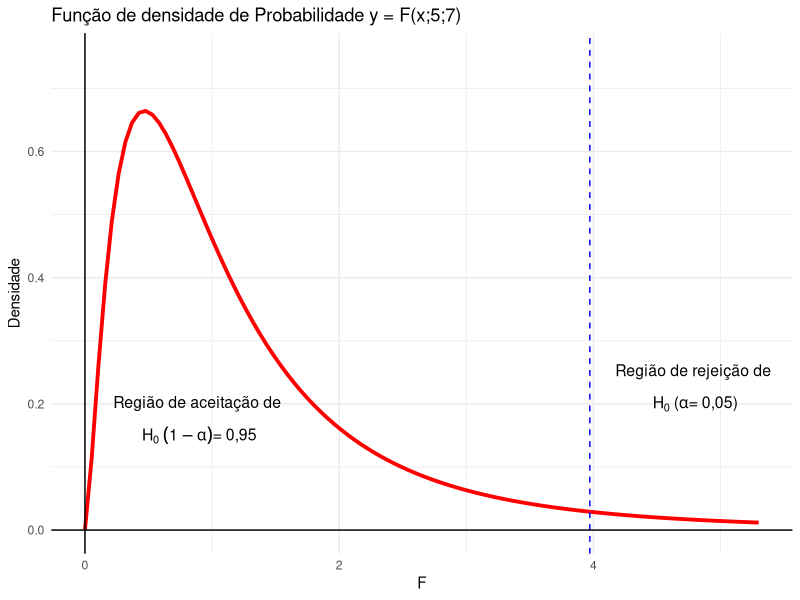

Reproduce this figure in R.
## ---- chunk 1
require(kableExtra)
df<-data.frame(CV=c("Tratamentos","Resíduo","Total"),
               GL=c("4","20","24"))
names(df) <- c("Causas de Variação", "G.L.")
kable(df) %>% 
  kable_styling(bootstrap_options = "basic", full_width = FALSE) %>% 
  row_spec(c(3),bold=TRUE)
## ---- chunk 2
df<-data.frame(CV=c("Tratamentos","Blocos","Resíduo","Total"),
               GL=c("4","4","16","24"))
names(df) <- c("Causas de Variação", "G.L.")
kable(df) %>% 
  kable_styling(bootstrap_options = "basic", full_width = FALSE) %>% 
  row_spec(c(4),bold=TRUE)
## ---- chunk 3
df<-data.frame(CV=c("Tratamentos","Linhas","Colunas","Resíduo","Total"),
               GL=c("4","4","4","12","24"))
names(df) <- c("Causas de Variação", "G.L.")
kable(df) %>% 
  kable_styling(bootstrap_options = "basic", full_width = FALSE) %>% 
  row_spec(c(5),bold=TRUE)
## ---- chunk 4
require(tidyverse)
data.frame(x=0,y=1) %>% 
  ggplot(aes(x=x,y=y)) + 
  stat_function(fun = function(.x) df(.x,5,7),lwd=1.3,col="red")+
  xlim(0,5.3)+ ylim(0,.75)+
  geom_vline(xintercept = qf(0.95,5,7),col="blue",lty=2) +theme_minimal()+
  geom_vline(xintercept = 0)+geom_hline(yintercept = 0)+
  labs(y="Densidade",x="F", title = "Função de densidade de Probabilidade y = F(x;5;7)")+
  annotate('text', label = expression(paste("Região de aceitação de ")), x = .9, y = .20,size=4)+
  annotate('text', label = expression(paste(H[0]," ",(1 - alpha),"= 0,95")), x = .9, y = .15,size=4)+
  annotate('text', label = expression("Região de rejeição de "), x = 4.8, y = 0.25,size=4)+
  annotate('text', label = expression(paste(H[0]," (",alpha,"= 0,05)")), x = 4.8, y = 0.20,size=4)
## ---- chunk 5
df<-data.frame(CV=c("Tratamentos","Blocos","Resíduo","Total"),
               GL=c("5","3","15","23"),
               SQ =c("37,59","58,22","28,58","124,39"),
               QM = c("7,52","19,41","1,91",""),
               Fs=c("3,94*","10,16**","",""))
names(df) <- c("Causas de Variação", "GL", "SQ","QM","F")
kable(df) %>% 
  kable_styling(bootstrap_options = "basic", full_width = FALSE) %>% 
  row_spec(c(4),bold=TRUE)
